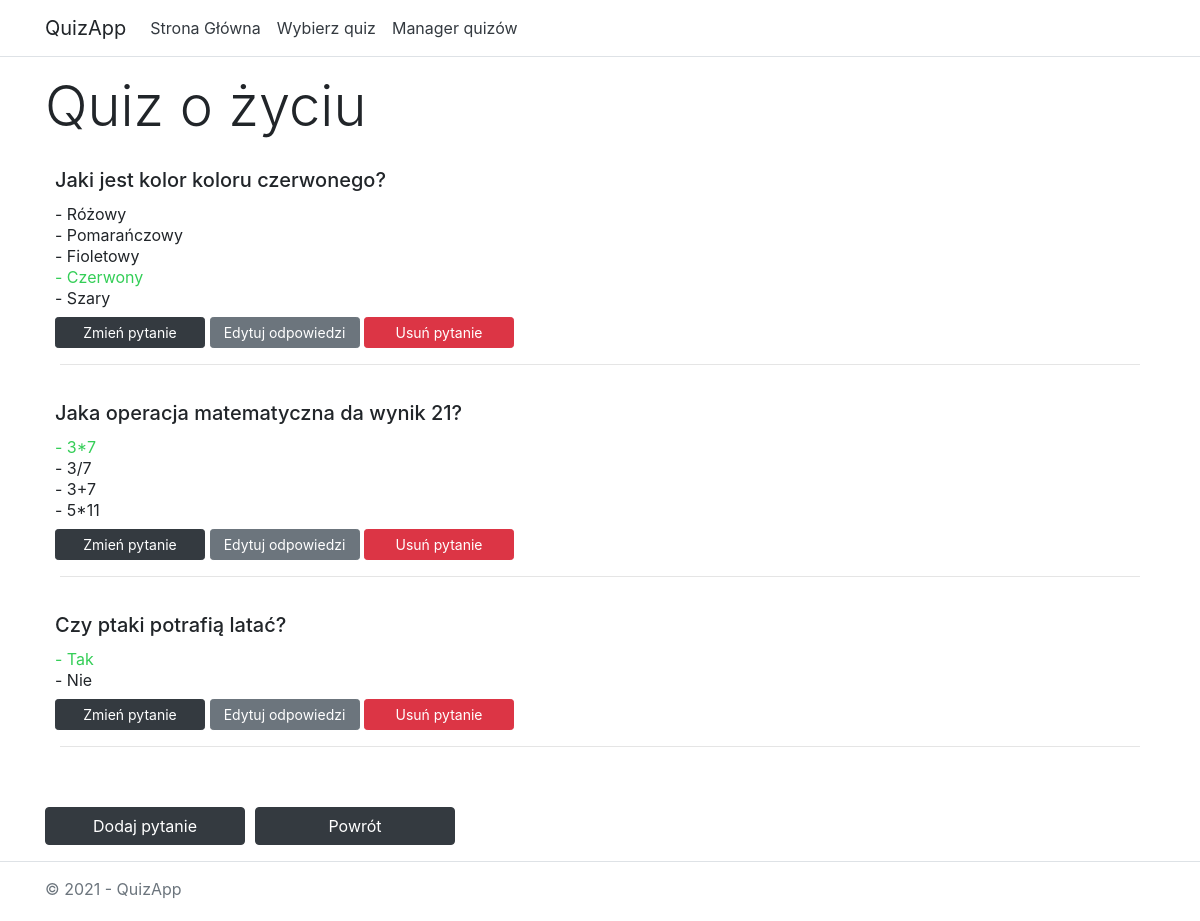
/quizzes/edit/7/, run on an earlier commit of the app's database.
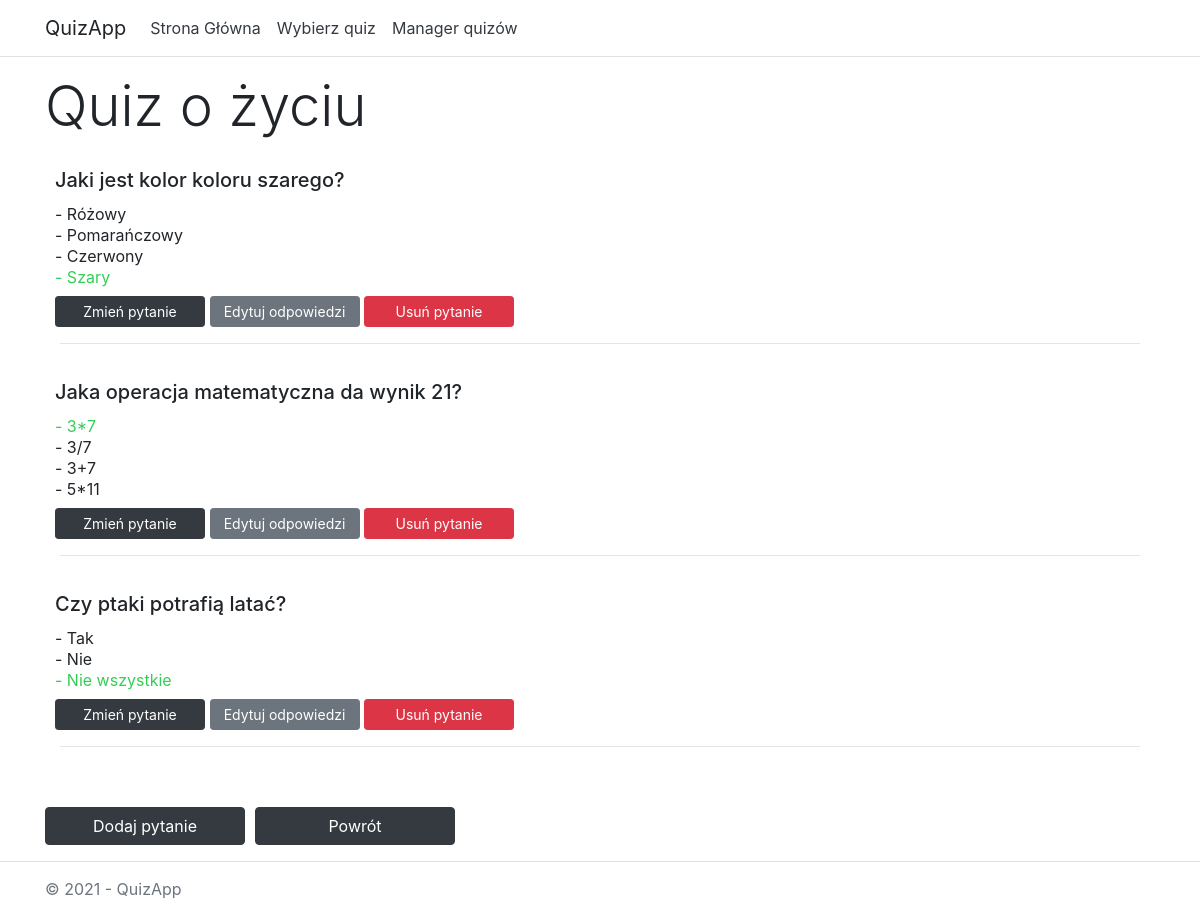
And on a later commit of the database.
### quizzes/models.py (models this page shows, shortened)
class Question(models.Model):
    quiz = models.ForeignKey(Quiz, on_delete=models.CASCADE)
    contents = models.CharField(max_length=512)

class Answer(models.Model):
    question = models.ForeignKey(Question, on_delete=models.CASCADE)
    contents = models.CharField(max_length=512)
    is_true = models.BooleanField(default=False)

### quizzes/views.py (the view)
# urls.py: path('edit/<int:quiz_id>/', views.edit, name='edit'),
def edit(request, quiz_id):
    quiz = get_object_or_404(Quiz, id=quiz_id)
    template = loader.get_template('quizzes/edit.html')
    context = {
        'quiz': quiz,
    }
    return HttpResponse(template.render(context, request))

### quizzes/templates/quizzes/edit.html (shortened to what the changed rows need)
{% load static %}
<!DOCTYPE html>
<html lang="en">
<head>
    <link rel="stylesheet" type="text/css" href="{% static 'quizzes/bootstrap.css' %}" />
</head>
<body>
    <div class="container" style="padding-bottom: 60px">
        <main role="main" class="pb-3">
            <div class="container">
                    <div class="row">
                    <h1 class="display-4">{{ quiz.title }}</h1>
                    </div>
                    {% if quiz.question_set.all|length == 0 %}
                    <div class="row" style="margin-top: 30px">
                        <h3>Quiz nie zawiera jeszcze żadnych pytań.</h3>
                    </div>
                    {% else %}
                    {% for question in quiz.question_set.all %}
                        <div class="row" style="margin-left: -5px">
                            <div class="media">
                                <div class="media-body">
                                    <h5 style="margin-top: 20px; margin-bottom: 20px">{{ question.contents }}</h5>
                                        {% for answer in question.answer_set.all %}
                                            {% if answer.is_true %}
                                            <p style="line-height: 5px; color: #34ce57" id="answer{{ forloop.counter }}" type="radio" > - {{ answer.contents }}</p>
                                            {% else %}
                                            <p style="line-height: 5px" id="answer{{ forloop.counter }}" type="radio" > - {{ answer.contents }}</p>
                                            {% endif %}
                                        {% endfor %}
                                        <button onclick="toggle('updateQuestionDiv{{ question.id }}')" id="updateQuestion" class="btn btn-dark btn-sm" style="width: 150px" >Zmień pytanie</button>
                                        <a href="{% url 'edit_question' question.id %}" class="btn btn-secondary btn-sm" role="button" style="color:white; width: 150px">Edytuj odpowiedzi</a>
                                        <a href="{% url 'delete_question' question.id %}" class="btn btn-danger btn-sm" role="button" style="color:white; width: 150px">Usuń pytanie</a>
                                </div>
                            </div>
                        </div>
                        <hr>
                    {% endfor %}
                    {% endif %}
                    <div class="row" style="margin-top: 60px">
                        <button onclick="toggle('addNewQuestionDiv')" id="addNewQuestion" class="btn btn-dark" style="width: 200px">Dodaj pytanie</button>
                        <a href="/quizzes/manage" class="btn btn-dark" style="width: 200px; margin-left: 10px">Powrót</a>
                    </div>
            </div>
        </main>
    </div>
</body>
</html>

What changed in the data, as far as the page shows it:
removed Answer: contents "Fioletowy", shown under Question "Jaki jest kolor koloru czerwonego?"
changed Question: contents "Jaki jest kolor koloru czerwonego?" → "Jaki jest kolor koloru szarego?"
changed Answer "Czerwony": is_true True → False (drawn)
changed Answer "Szary": is_true False → True (drawn)
changed Answer "Tak": is_true True → False (drawn)
added Answer: contents "Nie wszystkie", shown under Question "Czy ptaki potrafią latać?"
